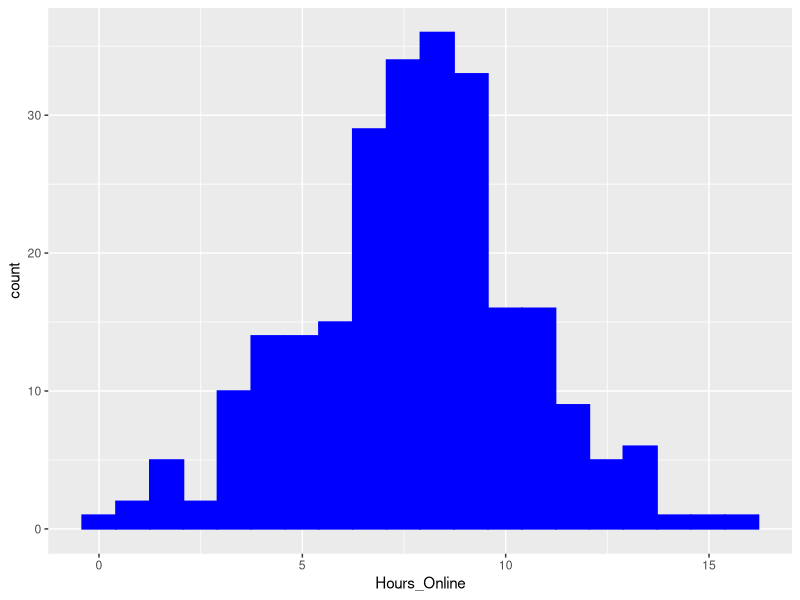
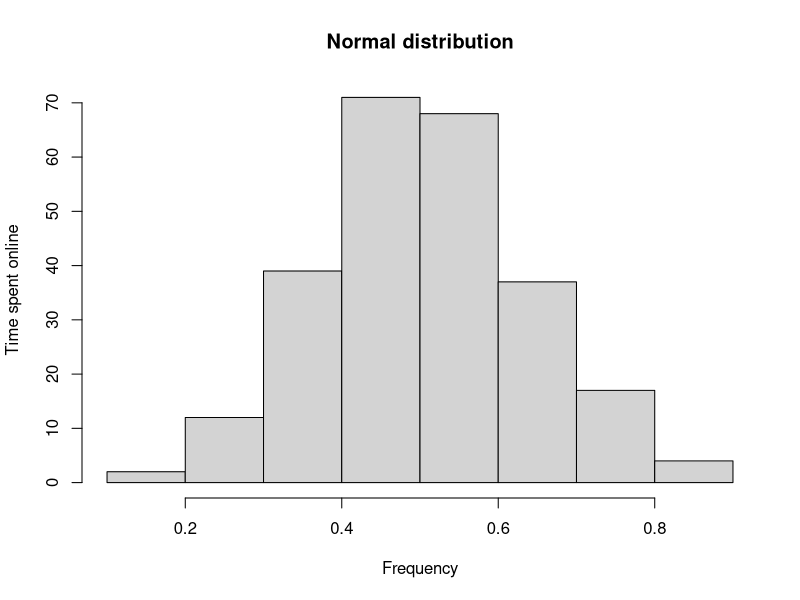
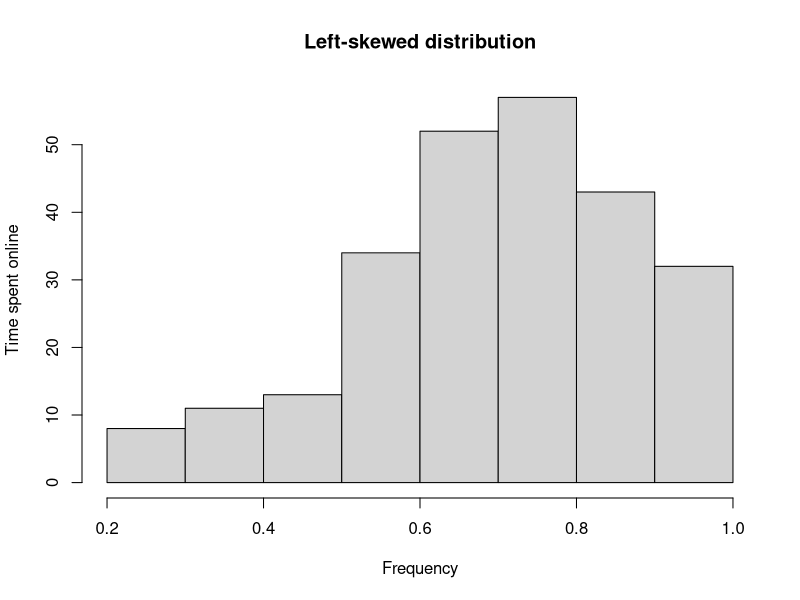
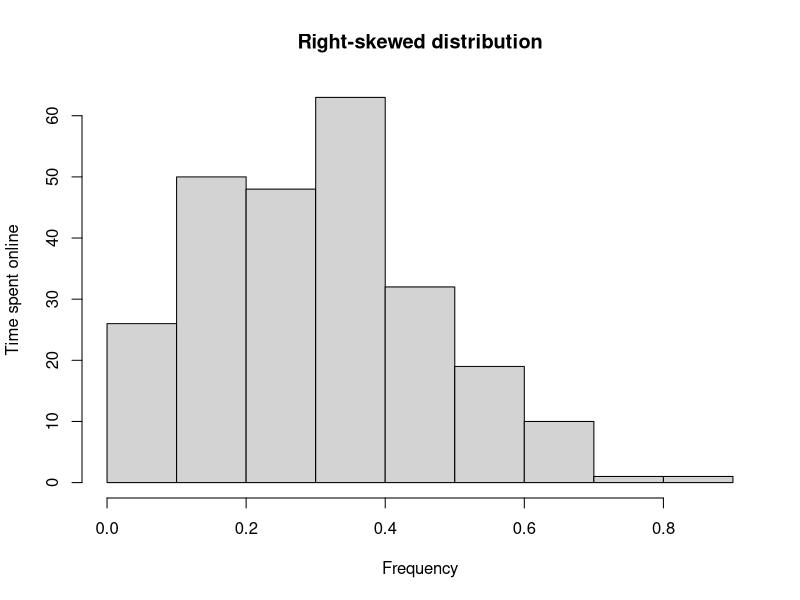

These figures' R source, in order: (Note: this script raises an error after producing the figures.)
## ---- chunk 1
knitr::opts_chunk$set(echo = FALSE)
library(knitr)
library(kableExtra)
library(sn)
## ---- chunk 2

N <- matrix(c(30,60,10),ncol=3, nrow = 1 )
kable(N, col.names = c("Yes","No","Not Sure"))


## ---- chunk 3

Participant <- 1:250
Hours_Online <- rnorm(250, 8, 2.5)
kable(cbind(Participant, Hours_Online), "html", col.names = c("Participant", "Hours"))


## ---- chunk 4
library(ggplot2)
library(tidyr)

cbind.data.frame(Participant,Hours_Online) %>% ggplot(aes(x=Hours_Online)) + geom_histogram(bins=20, fill = "blue", colour="blue") # + geom_vline(aes(xintercept=mean(Hours_Online)),  color="red", linetype="dashed", size=1)
## ---- chunk 5
 hist( rbeta(250, 5, 5), xlab = "Frequency", ylab = "Time spent online", main = "Normal distribution" )


## ---- chunk 6

 hist( rbeta(250, 5, 2), xlab = "Frequency", ylab = "Time spent online", main = "Left-skewed distribution" )


## ---- chunk 7
   hist( rbeta(250, 2, 5), xlab = "Frequency", ylab = "Time spent online", main = "Right-skewed distribution" )

## ---- chunk 8
inputPanel(
  selectInput("n_breaks", label = "Number of bins:",
              choices = c(10, 20, 35, 50), selected = 20),
  
  sliderInput("bw_adjust", label = "Bandwidth adjustment:",
              min = 0.2, max = 2, value = 1, step = 0.2)
)

renderPlot({
  hist(faithful$eruptions, probability = TRUE, breaks = as.numeric(input$n_breaks),
       xlab = "Duration (minutes)", main = "Geyser eruption duration")
  
  dens <- density(faithful$eruptions, adjust = input$bw_adjust)
  lines(dens, col = "blue")
})
